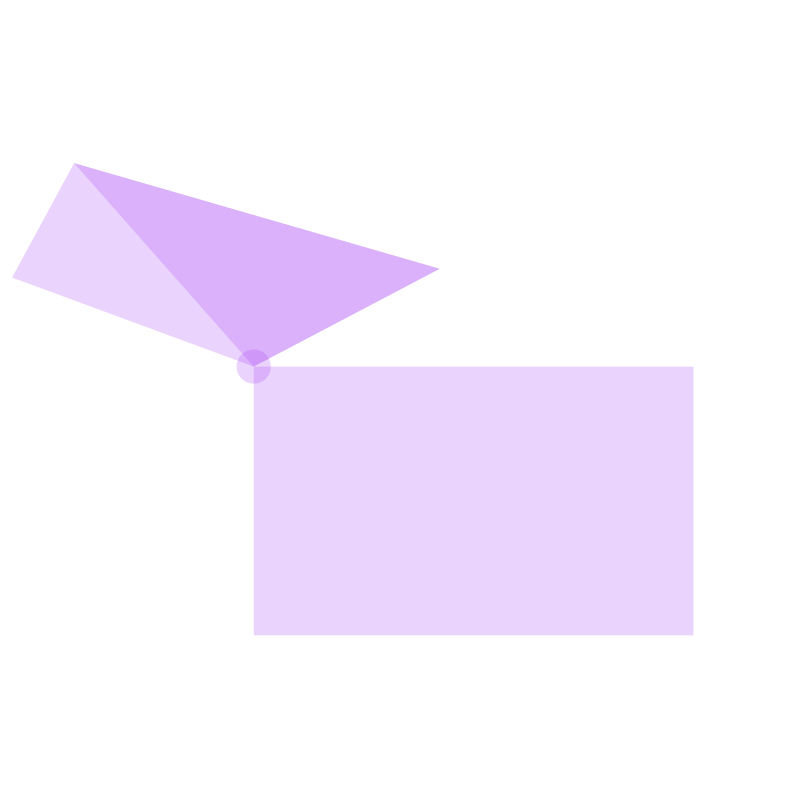
Frame 1 (no input)
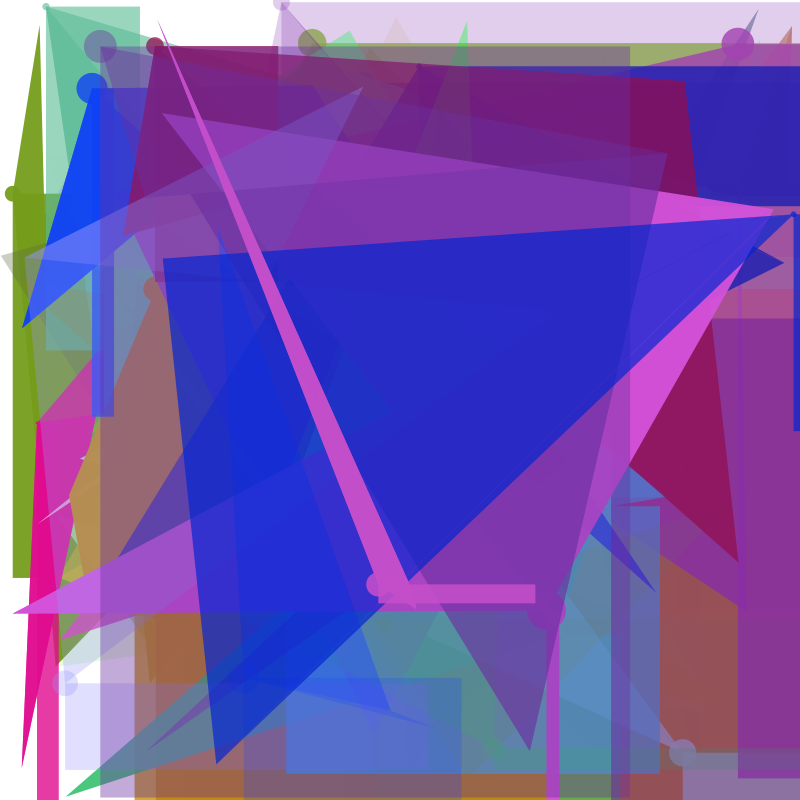
Frame 60 (the mouse pressed at the canvas centre just before this capture)
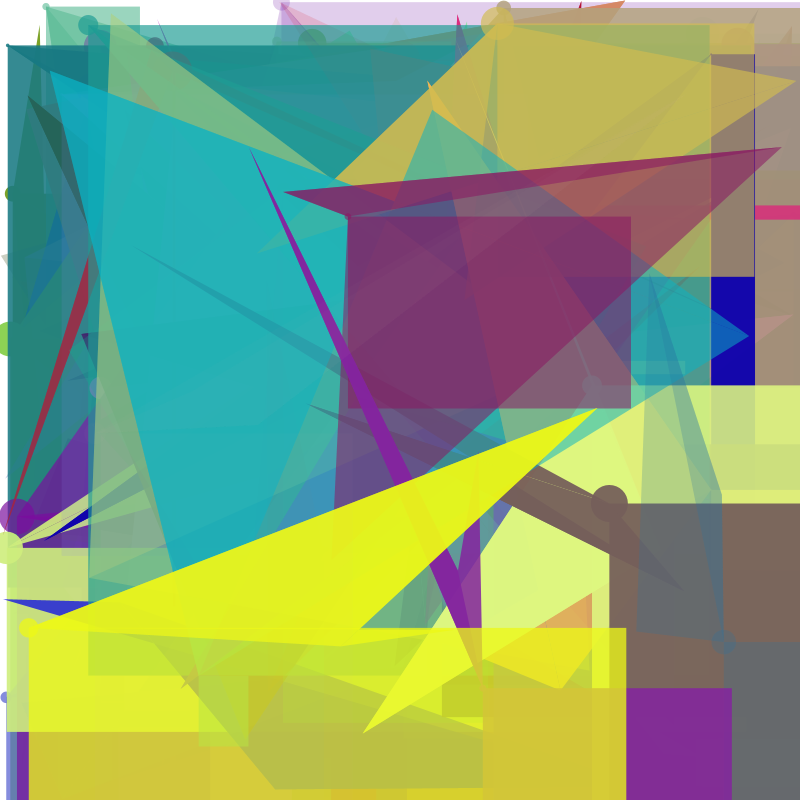
Frame 120 (the mouse held since frame 60 and released just before this capture)

The Processing sketch that drew these frames (run headless with seeded random() and noise(); from frame 60 on, the mouse is pressed at the canvas centre):

// Processing sketch: processing_159149
// ── processing_159149.pde

float r;
float g; 
float b;
float a;
float diam;
float x1;
float y1;
float x2;
float y2;
float x3;
float y3;
float x4;
float y4;
void setup(){
  size(800,800);
  background(255);
  smooth();
}
void draw(){
  r = random(255);
  g = random(255);
  b = random(255);
  a = random(255);
  diam = random(40);
  x1 = random(width);
  y1 = random(height);
  x2 = random(width);
  y2 = random(height);
  x3 = random(width);
  y3 = random(height);
  x4 = random(width);
  y4 = random(height);
  noStroke();
  fill(r,g,b,a);
  ellipse(x1,y1,diam,diam);
  fill(r,g,b,a);
  quad(x1,y1,x2,y2,x3,y3,x4,y4);
  fill(r,g,b,a);
  rect(x1,y1,x2,y2);
  fill(r,g,b,a);
  triangle(x1,y1,x2,y2,x3,y3);
}
